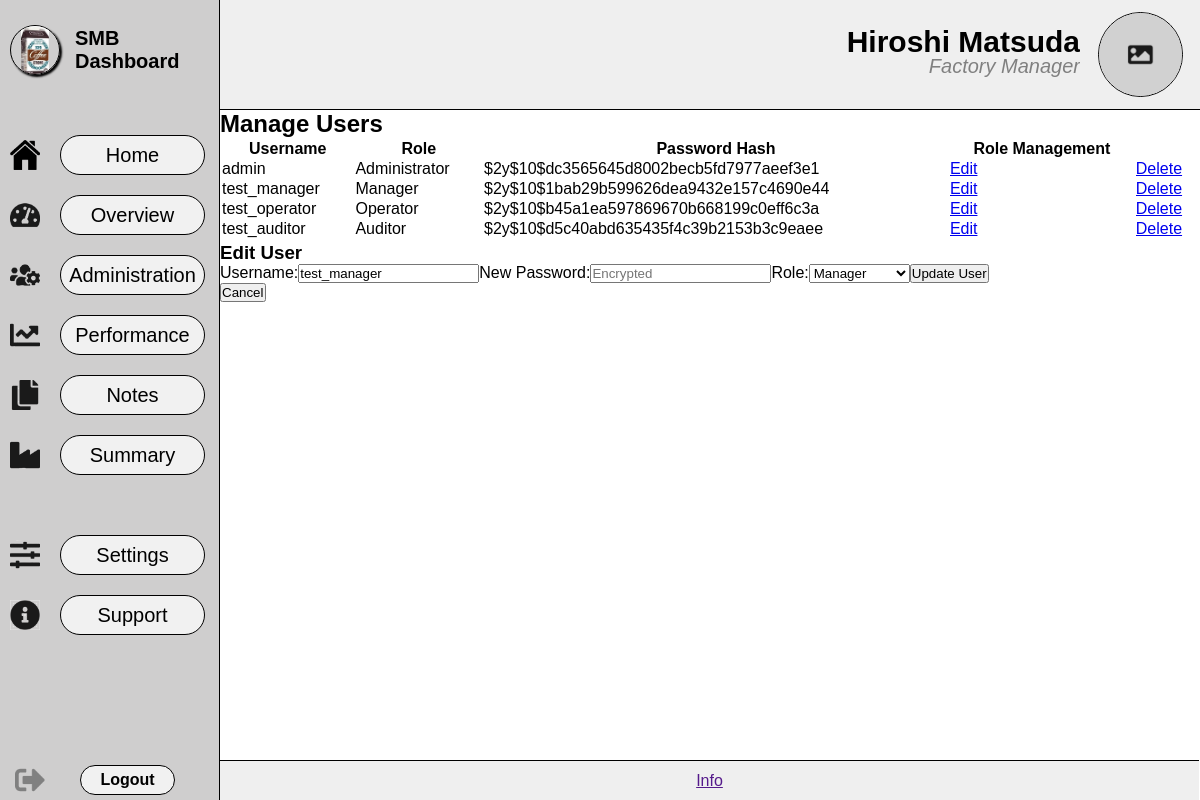
The app's page /pages/users.php?edit=2 with its own data.
### tables this page shows
CREATE TABLE users (
    user_id INT NOT NULL AUTO_INCREMENT PRIMARY KEY,
    username VARCHAR(50) NOT NULL UNIQUE,
    password VARCHAR(255) NOT NULL,
    role_id TEXT NOT NULL
);

### pages/users.php (the view, shortened to what this page needs)
<!DOCTYPE html>
<html lang="en">
<head>
    <link rel="stylesheet" href="../styles/style.css">
</head>
<body>
    <main id="home-main">
        <?php
        require_once "../inc/sidebar.php";
        require_once "../inc/header.php";
        ?>
        <div class="div_content">
            <h2>Manage Users</h2>
            <?php
            require_once "../inc/dbconn.inc.php";
            $sql = "SELECT user_id, username, password, role_id FROM users";
            $result = mysqli_query($conn, $sql);
            if (mysqli_num_rows($result) > 0) {
                echo '<table>';
                echo '<thead>';
                echo '<tr>';
                echo '<th>Username</th>';
                echo '<th>Role</th>';
                echo '<th>Password Hash</th>';
                echo '<th>Role Management</th>';
                echo '</tr>';
                echo '</thead>';
                echo '<tbody>';
                while ($row = mysqli_fetch_assoc($result)) {
                    echo '<tr>';
                    echo '<td>' . htmlspecialchars($row["username"]) . '</td>';
                    echo '<td>' . htmlspecialchars($row["role_id"]) . '</td>';
                    echo '<td>' . password_hash($row["password"], PASSWORD_DEFAULT) . '</td>';
                    echo '<td><a href="users.php?edit=' . $row["user_id"] . '">Edit</a></td>';
                    echo "<td><a href='editusers.php?delete=" . $row["user_id"] . "'>Delete</a></td>";
                    echo '</tr>';
                }
                echo '</tbody>';
                echo '</table>';
            } else {
                echo "No users found.";
            }
            ?>
            <?php
            if (isset($_GET["edit"])) {
                $user_id = htmlspecialchars($_GET["edit"]);
                $sql = "SELECT user_id, username, password, role_id FROM users WHERE user_id = ?";
                $statement = mysqli_stmt_init($conn);
                mysqli_stmt_prepare($statement, $sql);
                mysqli_stmt_bind_param($statement, "i", $user_id);
                mysqli_stmt_execute($statement);
                $result = mysqli_stmt_get_result($statement);
                $user = mysqli_fetch_assoc($result);
                if ($user) {
                    echo '<h3>Edit User</h3>';
                    echo '<form action="editusers.php" method="post">';
                    echo '<label for="username">Username:</label>';
                    echo '<input type="text" name="username" value="' . htmlspecialchars($user["username"]) . '" required>';
                    echo '<label for="password">New Password:</label>';
                    echo '<input type="password" name="password" placeholder="Encrypted"required>';
                    echo '<label for="role_id">Role:</label>';
                    echo '<select name="role_id" required>';
                    $roles = ['Administrator', 'Manager', 'Operator', 'Auditor'];
                    foreach ($roles as $role) {
                        $selected = $user["role_id"] == $role ? 'selected' : '';
                        echo '<option value="' . $role . '" ' . $selected . '>' . $role . '</option>';
                    }
                    echo '</select>';
                    echo '<button type="submit" name="update_user">Update User</button>';
                    echo '</form>';
                    echo '<a href="users.php"><button>Cancel</button></a>';
                } else {
                    echo "User not found.";
                }
            }
            ?>
        </div>
    </main>
    <footer>
        <?php require_once "../inc/info.php"; ?>
    </footer>
</body>
</html>

### styles/style.css (style rules this page uses)
* { margin: 0px; padding: 0px; box-sizing: border-box; overflow-x: hidden; }
body { font-family: 'Gill Sans', sans-serif; }
#home-main { display: flex; width: 100vw; height: 100vh; flex-direction: column; }
.div_content { display: flex; position: absolute; top: 110px; left: 220px; width: calc(100vw - 220px); height: calc(100vh - 150px); flex-direction: column; }

### records on screen
users: username "admin", role "Administrator", password "$2y$10$dc3565645d8002becb5fd7977aeef3e1"
users: username "test_manager", role "Manager", password "$2y$10$1bab29b599626dea9432e157c4690e44"
users: username "test_operator", role "Operator", password "$2y$10$b45a1ea597869670b668199c0eff6c3a"
users: username "test_auditor", role "Auditor", password "$2y$10$d5c40abd635435f4c39b2153b3c9eaee"

### other values on screen
form field role_id "Manager"
